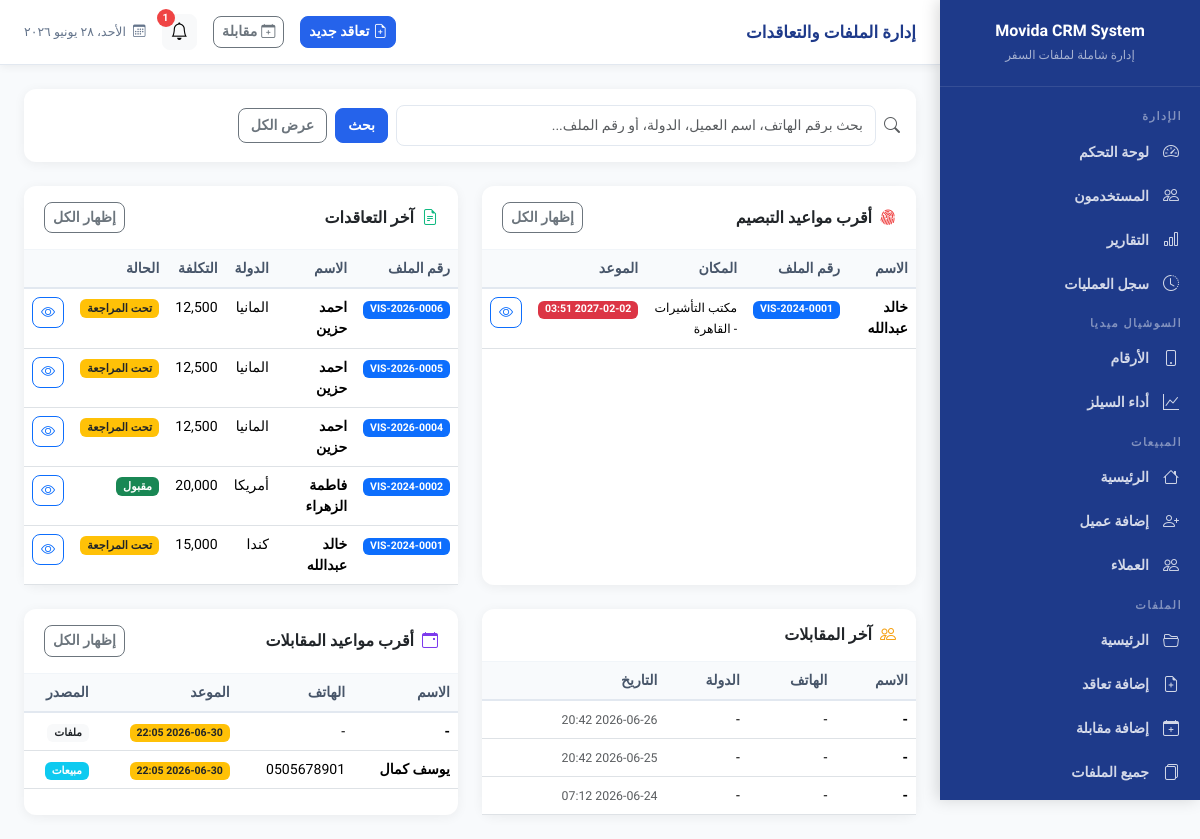
Screenshot of /files/ (signed in) with the database file from the repository.
### models/contract.py (models this page shows, shortened)
class Contract(db.Model):
    __tablename__ = 'contracts'
    id = db.Column(db.Integer, primary_key=True)
    file_number = db.Column(db.String(20), unique=True, nullable=False, index=True)
    client_phone = db.Column(db.String(20), nullable=False, index=True)
    client_name = db.Column(db.String(120), nullable=False)
    country = db.Column(db.String(100), nullable=False)
    total_cost = db.Column(db.Float, nullable=False, default=0)
    num_payments = db.Column(db.Integer, nullable=False, default=1)
    fingerprint_location = db.Column(db.String(200), nullable=True)
    fingerprint_date = db.Column(db.DateTime, nullable=True)
    sales_employee_name = db.Column(db.String(120), nullable=True)
    files_employee_id = db.Column(db.Integer, db.ForeignKey('users.id'), nullable=True)
    notes = db.Column(db.Text, nullable=True)
    status = db.Column(db.String(30), default='active')  # active, closed
    visa_status = db.Column(db.String(30), default='under_review')  # under_review, accepted, rejected
    visa_image = db.Column(db.String(255), nullable=True)
    rejection_file = db.Column(db.String(255), nullable=True)
    client_image = db.Column(db.String(255), nullable=True)
    created_at = db.Column(db.DateTime, default=datetime.now)
    updated_at = db.Column(db.DateTime, default=datetime.now, onupdate=datetime.now)
    closed_at = db.Column(db.DateTime, nullable=True)
    refund_amount = db.Column(db.Float, nullable=True)
    payments = db.relationship('Payment', backref='contract', lazy='dynamic', cascade='all, delete-orphan')
    documents = db.relationship('Document', backref='contract', lazy='dynamic', cascade='all, delete-orphan')
    notes_list = db.relationship('Note', backref='contract', lazy='dynamic', cascade='all, delete-orphan')
    attempts = db.relationship('ContractAttempt', backref='contract', lazy='dynamic', cascade='all, delete-orphan')
    files_employee = db.relationship('User', foreign_keys=[files_employee_id])

### models/interview.py (models this page shows)
class Interview(db.Model):
    __tablename__ = 'interviews'
    id = db.Column(db.Integer, primary_key=True)
    customer_id = db.Column(db.Integer, db.ForeignKey('customers.id'), nullable=True)
    contract_id = db.Column(db.Integer, db.ForeignKey('contracts.id'), nullable=True)
    employee_id = db.Column(db.Integer, db.ForeignKey('users.id'), nullable=False)
    interview_date = db.Column(db.DateTime, nullable=False)
    notes = db.Column(db.Text, nullable=True)
    status = db.Column(db.String(20), default='active')  # active, cancelled
    client_phone = db.Column(db.String(20), nullable=True)
    client_name = db.Column(db.String(120), nullable=True)
    country = db.Column(db.String(100), nullable=True)
    sales_employee_name = db.Column(db.String(120), nullable=True)
    created_at = db.Column(db.DateTime, default=datetime.now)
    employee = db.relationship('User', foreign_keys=[employee_id])

### models/customer.py (models this page shows, shortened)
class Customer(db.Model):
    __tablename__ = 'customers'
    id = db.Column(db.Integer, primary_key=True)
    phone = db.Column(db.String(20), nullable=False, index=True)
    full_name = db.Column(db.String(120), nullable=False)
    has_bank_statement = db.Column(db.Boolean, default=False)
    interest_level = db.Column(db.String(20), nullable=True)  # interested, not_interested
    interest_percentage = db.Column(db.Integer, nullable=True)
    not_interested_reason = db.Column(db.String(255), nullable=True)
    source = db.Column(db.String(30), nullable=False, default='social')  # social, reception, other
    source_detail = db.Column(db.String(100), nullable=True)
    social_number_id = db.Column(db.Integer, db.ForeignKey('social_numbers.id'), nullable=True)
    sales_employee_id = db.Column(db.Integer, db.ForeignKey('users.id'), nullable=False)
    interview_date = db.Column(db.DateTime, nullable=True)
    followup_date = db.Column(db.DateTime, nullable=True)
    notes = db.Column(db.Text, nullable=True)
    created_at = db.Column(db.DateTime, default=datetime.now)
    updated_at = db.Column(db.DateTime, default=datetime.now, onupdate=datetime.now)
    countries = db.relationship('CustomerCountry', backref='customer', lazy='dynamic', cascade='all, delete-orphan')
    followups = db.relationship('FollowUp', backref='customer', lazy='dynamic', cascade='all, delete-orphan')
    interviews = db.relationship('Interview', backref='customer', lazy='dynamic', cascade='all, delete-orphan')
    social_number = db.relationship('SocialNumber', backref='customer', uselist=False)

### routes/files.py (the view)
@files_bp.route('/')
@files_required
def home():
    now = datetime.now()
    upcoming_fingerprints = Contract.query.filter(
        Contract.fingerprint_date >= now,
        Contract.status == 'active'
    ).order_by(Contract.fingerprint_date).limit(5).all()
    recent_contracts = Contract.query.filter_by(status='active').order_by(Contract.created_at.desc()).limit(5).all()
    recent_interviews = Interview.query.filter_by(
        employee_id=current_user.id
    ).order_by(Interview.created_at.desc()).limit(5).all()
    upcoming_interviews_files = Interview.query.filter(
        Interview.interview_date >= now
    ).order_by(Interview.interview_date).all()
    upcoming_interviews_customers = Customer.query.filter(
        Customer.interview_date >= now
    ).order_by(Customer.interview_date).all()
    upcoming_interviews = sorted(
        list(upcoming_interviews_files) + list(upcoming_interviews_customers),
        key=lambda x: x.interview_date
    )[:5]
    notifs = get_dynamic_notifications(current_user.id, current_user.role)[:10]
    return render_template('files/home.html',
        upcoming_fingerprints=upcoming_fingerprints,
        recent_contracts=recent_contracts,
        recent_interviews=recent_interviews,
        upcoming_interviews=upcoming_interviews,
        notifications=notifs
    )

### models/user.py (called while the page is built)
    def get_role_display(self):
        roles = {'admin': 'مدير', 'sales': 'موظف مبيعات', 'social': 'موظف سوشيال ميديا', 'files': 'موظف ملفات'}
        return roles.get(self.role, self.role)

### routes/files.py (called while the page is built)
def files_required(f):
    @wraps(f)
    def decorated(*args, **kwargs):
        if current_user.role not in ['files', 'admin']:
            flash('ليس لديك صلاحية', 'danger')
            return redirect(url_for('auth.dashboard'))
        return f(*args, **kwargs)
    return login_required(decorated)

### templates/files/home.html (shortened to what this page needs)
{% extends 'base.html' %}
{% block page_title %}إدارة الملفات والتعاقدات{% endblock %}
{% block topbar_actions %}
<a href="{{ url_for('files.add_contract') }}" class="btn btn-primary btn-sm">
    <i class="bi bi-file-earmark-plus me-1"></i>تعاقد جديد
</a>
<a href="{{ url_for('files.add_interview') }}" class="btn btn-outline-secondary btn-sm">
    <i class="bi bi-calendar-plus me-1"></i>مقابلة
</a>
{% endblock %}
{% block content %}
<div class="card mb-4">
    <div class="card-body py-3">
        <form method="GET" action="{{ url_for('files.contracts_list') }}" class="d-flex gap-2 align-items-center">
            <i class="bi bi-search text-muted"></i>
            <input type="text" name="q" class="form-control" placeholder="بحث برقم الهاتف، اسم العميل، الدولة، أو رقم الملف..." style="max-width:480px;">
            <button type="submit" class="btn btn-primary">بحث</button>
            <a href="{{ url_for('files.contracts_list') }}" class="btn btn-outline-secondary">عرض الكل</a>
        </form>
    </div>
</div>
<div class="row g-4">
    <div class="col-lg-6">
        <div class="card h-100">
            <div class="card-header d-flex align-items-center justify-content-between">
                <h6 class="mb-0 fw-bold">
                    <i class="bi bi-fingerprint me-2" style="color:#EF4444;"></i>أقرب مواعيد التبصيم
                </h6>
                <a href="{{ url_for('files.contracts_list') }}" class="btn btn-outline-secondary btn-sm">إظهار الكل</a>
            </div>
            <div class="card-body p-0">
                <div class="table-responsive">
                    <table class="table table-hover mb-0">
                        <thead><tr><th>الاسم</th><th>رقم الملف</th><th>المكان</th><th>الموعد</th><th></th></tr></thead>
                        <tbody>
                            {% for c in upcoming_fingerprints %}
                            <tr>
                                <td class="fw-bold">{{ c.client_name }}</td>
                                <td><span class="badge bg-primary">{{ c.file_number }}</span></td>
                                <td><small>{{ c.fingerprint_location or '-' }}</small></td>
                                <td>
                                    <span class="badge bg-danger">
                                        {{ c.fingerprint_date.strftime('%Y-%m-%d %H:%M') if c.fingerprint_date else '-' }}
                                    </span>
                                </td>
                                <td><a href="{{ url_for('files.contract_profile', contract_id=c.id) }}" class="btn btn-outline-primary btn-sm"><i class="bi bi-eye"></i></a></td>
                            </tr>
                            {% else %}
                            <tr><td colspan="5" class="text-center py-4 text-muted">لا توجد مواعيد تبصيم قريبة</td></tr>
                            {% endfor %}
                        </tbody>
                    </table>
                </div>
            </div>
        </div>
    </div>
    <div class="col-lg-6">
        <div class="card h-100">
            <div class="card-header d-flex align-items-center justify-content-between">
                <h6 class="mb-0 fw-bold">
                    <i class="bi bi-file-earmark-text me-2" style="color:#10B981;"></i>آخر التعاقدات
                </h6>
                <a href="{{ url_for('files.contracts_list') }}" class="btn btn-outline-secondary btn-sm">إظهار الكل</a>
            </div>
            <div class="card-body p-0">
                <div class="table-responsive">
                    <table class="table table-hover mb-0">
                        <thead><tr><th>رقم الملف</th><th>الاسم</th><th>الدولة</th><th>التكلفة</th><th>الحالة</th><th></th></tr></thead>
                        <tbody>
                            {% for c in recent_contracts %}
                            <tr>
                                <td><span class="badge bg-primary">{{ c.file_number }}</span></td>
                                <td class="fw-bold">{{ c.client_name }}</td>
                                <td>{{ c.country }}</td>
                                <td>{{ "{:,.0f}".format(c.total_cost) }}</td>
                                <td>
                                    {% if c.visa_status == 'accepted' %}
                                    <span class="badge bg-success" style="font-size:0.7rem;">مقبول</span>
                                    {% elif c.visa_status == 'rejected' %}
                                    <span class="badge bg-danger" style="font-size:0.7rem;">مرفوض</span>
                                    {% else %}
                                    <span class="badge bg-warning text-dark" style="font-size:0.7rem;">تحت المراجعة</span>
                                    {% endif %}
                                </td>
                                <td><a href="{{ url_for('files.contract_profile', contract_id=c.id) }}" class="btn btn-outline-primary btn-sm"><i class="bi bi-eye"></i></a></td>
                            </tr>
                            {% else %}
                            <tr><td colspan="6" class="text-center py-4 text-muted">لا توجد تعاقدات</td></tr>
                            {% endfor %}
                        </tbody>
                    </table>
                </div>
            </div>
        </div>
    </div>
    <div class="col-lg-6">
        <div class="card h-100">
            <div class="card-header d-flex align-items-center justify-content-between">
                <h6 class="mb-0 fw-bold">
                    <i class="bi bi-people me-2" style="color:#F59E0B;"></i>آخر المقابلات
                </h6>
            </div>
            <div class="card-body p-0">
                <div class="table-responsive">
                    <table class="table table-hover mb-0">
                        <thead><tr><th>الاسم</th><th>الهاتف</th><th>الدولة</th><th>التاريخ</th></tr></thead>
                        <tbody>
                            {% for iv in recent_interviews %}
                            <tr>
                                <td class="fw-bold">{{ iv.client_name or '-' }}</td>
                                <td>{{ iv.client_phone or '-' }}</td>
                                <td>{{ iv.country or '-' }}</td>
                                <td><small class="text-muted">{{ iv.interview_date.strftime('%Y-%m-%d %H:%M') }}</small></td>
                            </tr>
                            {% else %}
                            <tr><td colspan="4" class="text-center py-4 text-muted">لا توجد مقابلات</td></tr>
                            {% endfor %}
                        </tbody>
                    </table>
                </div>
            </div>
        </div>
    </div>
    <div class="col-lg-6">
        <div class="card h-100">
            <div class="card-header d-flex align-items-center justify-content-between">
                <h6 class="mb-0 fw-bold">
                    <i class="bi bi-calendar-event me-2" style="color:#7C3AED;"></i>أقرب مواعيد المقابلات
                </h6>
                <a href="{{ url_for('files.interviews_list') }}" class="btn btn-outline-secondary btn-sm">إظهار الكل</a>
            </div>
            <div class="card-body p-0">
                <div class="table-responsive">
                    <table class="table table-hover mb-0">
                        <thead><tr><th>الاسم</th><th>الهاتف</th><th>الموعد</th><th>المصدر</th></tr></thead>
                        <tbody>
                            {% for iv in upcoming_interviews %}
                            <tr>
                                <td class="fw-bold">
                                    {% if iv.__class__.__name__ == 'Interview' %}
                                        {{ iv.client_name or '-' }}
                                    {% else %}
                                        {{ iv.full_name or '-' }}
                                    {% endif %}
                                </td>
                                <td>
                                    {% if iv.__class__.__name__ == 'Interview' %}
                                        {{ iv.client_phone or '-' }}
                                    {% else %}
                                        {{ iv.phone or '-' }}
                                    {% endif %}
                                </td>
                                <td><span class="badge bg-warning text-dark">{{ iv.interview_date.strftime('%Y-%m-%d %H:%M') }}</span></td>
                                <td>
                                    {% if iv.__class__.__name__ == 'Interview' %}
                                        <small class="badge bg-light text-dark">ملفات</small>
                                    {% else %}
                                        <small class="badge bg-info text-white">مبيعات</small>
                                    {% endif %}
                                </td>
                            </tr>
                            {% else %}
                            <tr><td colspan="4" class="text-center py-4 text-muted">لا توجد مواعيد قادمة</td></tr>
                            {% endfor %}
                        </tbody>
                    </table>
                </div>
            </div>
        </div>
    </div>
</div>
{% endblock %}

### templates/base.html (style rules this page uses)
:root { --primary: #1E3A8A; --secondary: #2563EB; --success: #10B981; --warning: #F59E0B; --danger: #EF4444; --bg: #F8FAFC; --card-bg: #FFFFFF; --sidebar-width: 260px; --topbar-height: 65px; }
* { font-family: 'Cairo', sans-serif; }
body { background: var(--bg); margin: 0; }
.card { border: none; border-radius: 12px; box-shadow: 0 2px 12px rgba(0,0,0,0.06); }
.card-header { background: transparent; border-bottom: 1px solid #F1F5F9; padding: 16px 20px; }
.table { font-size: 0.88rem; }
.table thead th { background: #F8FAFC; color: #475569; font-weight: 700; border-bottom: 2px solid #E2E8F0; }
.btn { border-radius: 8px; font-weight: 600; font-size: 0.88rem; }
.btn-primary { background: var(--secondary); border-color: var(--secondary); }
.form-control, .form-select { border-radius: 8px; border: 1.5px solid #E2E8F0; font-size: 0.88rem; padding: 9px 12px; }

### rows the page displays
Contract: client_name "خالد عبدالله", file_number "VIS-2024-0001", fingerprint_location "مكتب التأشيرات - القاهرة", fingerprint_date "2027-02-02 03:51", country "كندا", total_cost "15,000", visa_status "تحت المراجعة"
Contract: file_number "VIS-2026-0006", client_name "احمد حزين", country "المانيا", total_cost "12,500", visa_status "تحت المراجعة"
Contract: file_number "VIS-2026-0005", client_name "احمد حزين", country "المانيا", total_cost "12,500", visa_status "تحت المراجعة"
Contract: file_number "VIS-2026-0004", client_name "احمد حزين", country "المانيا", total_cost "12,500", visa_status "تحت المراجعة"
Contract: file_number "VIS-2024-0002", client_name "فاطمة الزهراء", country "أمريكا", total_cost "20,000", visa_status "مقبول"
Interview: client_name "-", client_phone "-", country "-", interview_date "2026-06-26 20:42"
Interview: client_name "-", client_phone "-", country "-", interview_date "2026-06-25 20:42"
Interview: client_name "-", client_phone "-", country "-", interview_date "2026-06-24 07:12"
Interview: client_name "-", client_phone "-", interview_date "2026-06-30 22:05", shows "ملفات"
Customer: full_name "يوسف كمال", phone "0505678901", interview_date "2026-06-30 22:05", shows "مبيعات"

### other values shown
{{ notif_count }} "1"
